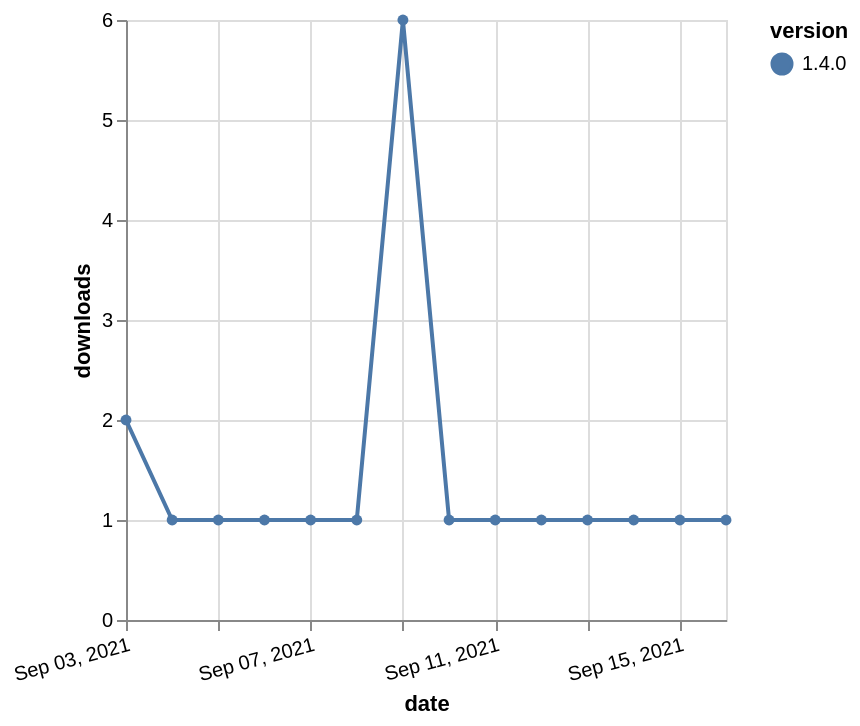

The specification (Vega-Lite) saved for this image:
### Vega-Lite specification from a JSON file in a GitHub repository (floating-point values rounded to 4 significant figures)
{"$schema": "https://vega.github.io/schema/vega-lite/v5.json", "description": "A simple bar chart with embedded data.", "data": {"values": [{"date": "2021-09-03", "total": 512, "delta": 2, "version": "1.4.0"}, {"date": "2021-09-04", "total": 513, "delta": 1, "version": "1.4.0"}, {"date": "2021-09-05", "total": 514, "delta": 1, "version": "1.4.0"}, {"date": "2021-09-06", "total": 515, "delta": 1, "version": "1.4.0"}, {"date": "2021-09-07", "total": 516, "delta": 1, "version": "1.4.0"}, {"date": "2021-09-08", "total": 517, "delta": 1, "version": "1.4.0"}, {"date": "2021-09-09", "total": 523, "delta": 6, "version": "1.4.0"}, {"date": "2021-09-10", "total": 524, "delta": 1, "version": "1.4.0"}, {"date": "2021-09-11", "total": 525, "delta": 1, "version": "1.4.0"}, {"date": "2021-09-12", "total": 526, "delta": 1, "version": "1.4.0"}, {"date": "2021-09-13", "total": 527, "delta": 1, "version": "1.4.0"}, {"date": "2021-09-14", "total": 528, "delta": 1, "version": "1.4.0"}, {"date": "2021-09-15", "total": 529, "delta": 1, "version": "1.4.0"}, {"date": "2021-09-16", "total": 530, "delta": 1, "version": "1.4.0"}]}, "width": "container", "mark": {"type": "line", "point": {"filled": true}}, "encoding": {"x": {"field": "date", "type": "temporal", "timeUnit": "yearmonthdate", "title": "date", "axis": {"labelAngle": -15}}, "y": {"field": "delta", "type": "quantitative", "title": "downloads"}, "color": {"field": "version", "type": "nominal"}, "tooltip": {"field": "delta"}}}
